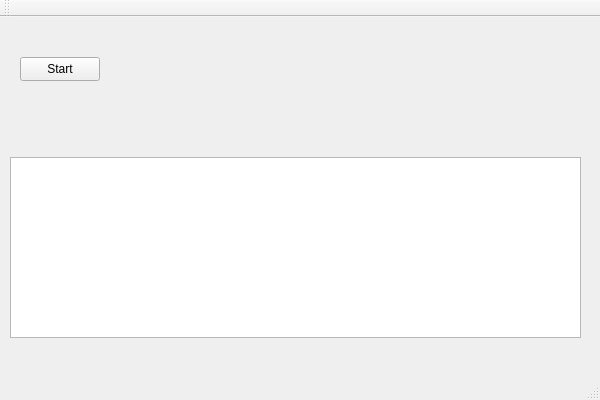
<?xml version="1.0" encoding="UTF-8"?>
<ui version="4.0">
 <class>QuicShareClass</class>
 <widget class="QMainWindow" name="QuicShareClass">
  <property name="geometry">
   <rect>
    <x>0</x>
    <y>0</y>
    <width>600</width>
    <height>400</height>
   </rect>
  </property>
  <property name="windowTitle">
   <string>QuicShare</string>
  </property>
  <widget class="QWidget" name="centralWidget">
   <widget class="QTextEdit" name="textEditLog">
    <property name="geometry">
     <rect>
      <x>10</x>
      <y>140</y>
      <width>571</width>
      <height>181</height>
     </rect>
    </property>
    <property name="undoRedoEnabled">
     <bool>false</bool>
    </property>
    <property name="readOnly">
     <bool>true</bool>
    </property>
   </widget>
   <widget class="QPushButton" name="startButton">
    <property name="geometry">
     <rect>
      <x>20</x>
      <y>40</y>
      <width>80</width>
      <height>24</height>
     </rect>
    </property>
    <property name="text">
     <string>Start</string>
    </property>
   </widget>
  </widget>
  <widget class="QMenuBar" name="menuBar">
   <property name="geometry">
    <rect>
     <x>0</x>
     <y>0</y>
     <width>600</width>
     <height>21</height>
    </rect>
   </property>
  </widget>
  <widget class="QToolBar" name="mainToolBar">
   <attribute name="toolBarArea">
    <enum>TopToolBarArea</enum>
   </attribute>
   <attribute name="toolBarBreak">
    <bool>false</bool>
   </attribute>
  </widget>
  <widget class="QStatusBar" name="statusBar"/>
 </widget>
 <layoutdefault spacing="6" margin="11"/>
 <resources>
  <include location="QuicShare.qrc"/>
 </resources>
 <connections/>
</ui>
